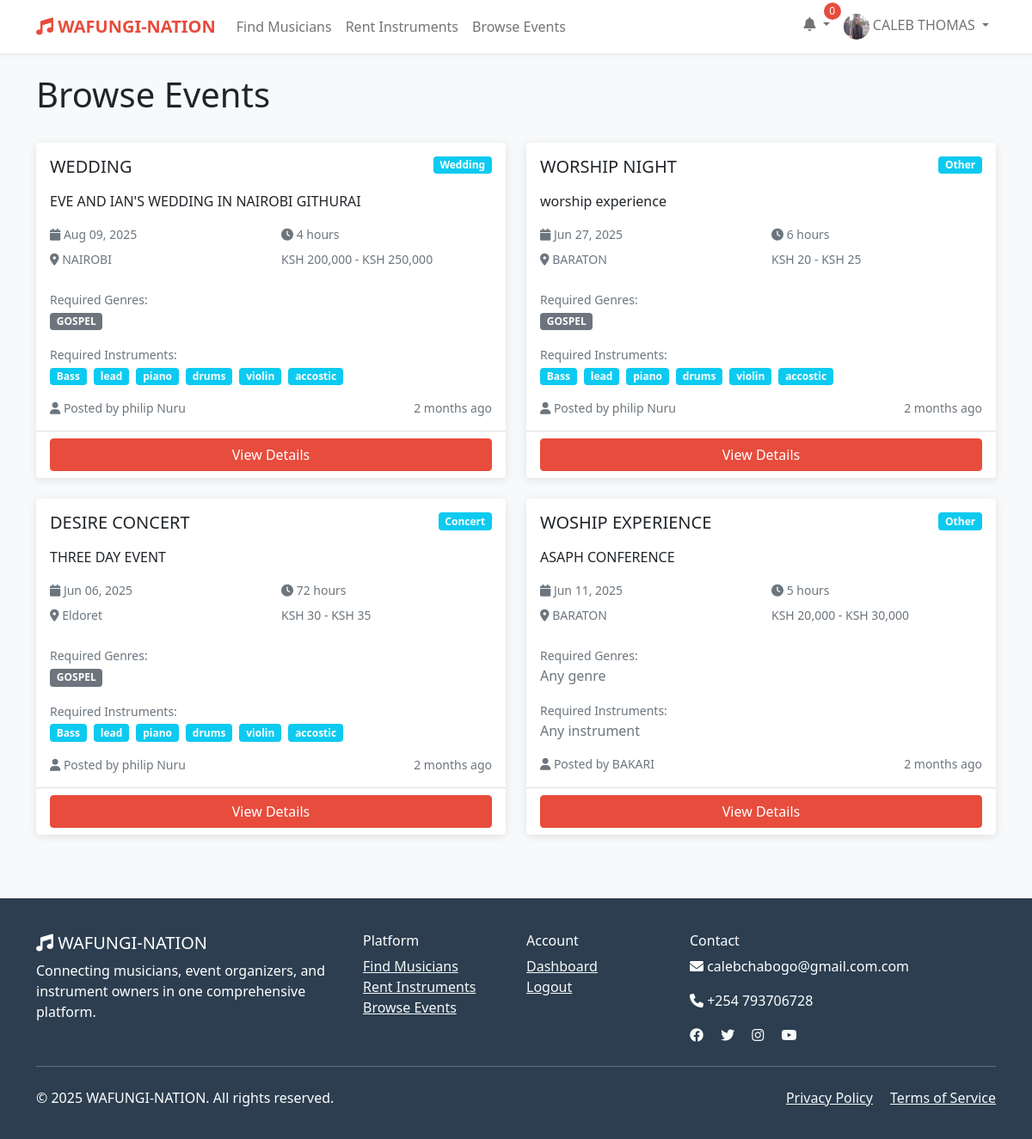
/events/ (signed in), run on an earlier commit of the app's database.
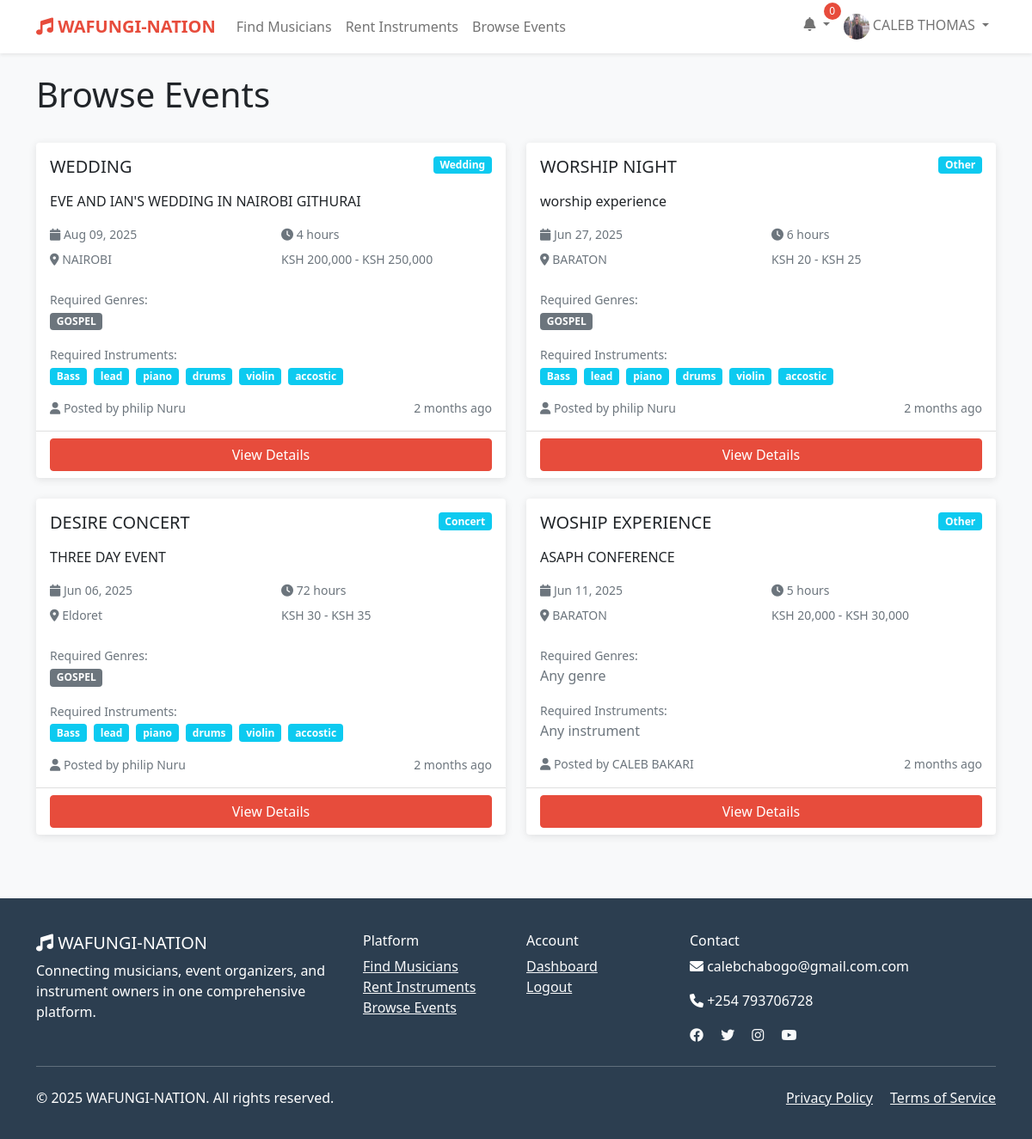
And on a later commit of the database.
### wafungi/models.py (models this page shows, shortened)
class Event(models.Model):
    EVENT_TYPES = (
        ('wedding', 'Wedding'),
        ('corporate', 'Corporate Event'),
        ('concert', 'Concert'),
        ('party', 'Party'),
        ('festival', 'Festival'),
        ('other', 'Other'),
    )
    organizer = models.ForeignKey(User, on_delete=models.CASCADE)
    title = models.CharField(max_length=200)
    description = models.TextField()
    event_type = models.CharField(max_length=20, choices=EVENT_TYPES)
    date = models.DateTimeField()
    duration_hours = models.PositiveIntegerField()
    location = models.CharField(max_length=200)
    budget_min = models.DecimalField(max_digits=10, decimal_places=2)
    budget_max = models.DecimalField(max_digits=10, decimal_places=2)
    required_genres = models.ManyToManyField(Genre, blank=True)
    required_instruments = models.ManyToManyField(Instrument, blank=True)
    musicians_needed = models.PositiveIntegerField(default=1)
    is_active = models.BooleanField(default=True)
    created_at = models.DateTimeField(auto_now_add=True)

class User(AbstractUser):
    USER_TYPES = (
        ('musician', 'Musician'),
        ('organizer', 'Event Organizer'),
        ('instrument_owner', 'Instrument Owner'),
        ('client', 'Client'),
    )
    user_type = models.CharField(max_length=20, choices=USER_TYPES)
    phone = models.CharField(max_length=15, blank=True)
    location = models.CharField(max_length=100, blank=True)
    profile_picture = models.ImageField(upload_to='profiles/', blank=True, null=True)
    bio = models.TextField(blank=True)
    is_verified = models.BooleanField(default=False)
    created_at = models.DateTimeField(auto_now_add=True)
    updated_at = models.DateTimeField(auto_now=True)

### wafungi/views.py (the view)
# urls.py: path('events/', views.browse_events, name='browse_events'),
def browse_events(request):
    events = Event.objects.filter(is_active=True).order_by('-created_at')
    paginator = Paginator(events, 10)
    page_number = request.GET.get('page')
    page_obj = paginator.get_page(page_number)
    return render(request, 'wafungi/browse_events.html', {'page_obj': page_obj})

### wafungi/templatetags/wafungi_filters.py (called while the page is built)
@register.filter
def ksh_currency(value):
    try:
        return f"KSH {float(value):,.0f}"
    except (ValueError, TypeError):
        return "KSH 0"

### templates/wafungi/browse_events.html (shortened to what this page needs)
{% extends 'base.html' %}
{% load wafungi_filters %}
{% block content %}
<div class="container py-4">
    <div class="row">
        <div class="col-12">
            <div class="d-flex justify-content-between align-items-center mb-4">
                <h1>Browse Events</h1>
            </div>
        </div>
    </div>
    <div class="row g-4">
        {% if page_obj %}
            {% for event in page_obj %}
                <div class="col-md-6">
                    <div class="card h-100">
                        <div class="card-body">
                            <div class="d-flex justify-content-between align-items-start mb-2">
                                <h5 class="card-title">{{ event.title }}</h5>
                                <span class="badge bg-info">{{ event.event_type|title }}</span>
                            </div>
                            <p class="card-text">{{ event.description|truncatewords:30 }}</p>
                            <div class="row text-muted small mb-3">
                                <div class="col-md-6 mb-2">
                                    <i class="fas fa-calendar"></i> {{ event.date|date:"M d, Y" }}
                                </div>
                                <div class="col-md-6 mb-2">
                                    <i class="fas fa-clock"></i> {{ event.duration_hours }} hours
                                </div>
                                <div class="col-md-6 mb-2">
                                    <i class="fas fa-map-marker-alt"></i> {{ event.location }}
                                </div>
                                <div class="col-md-6 mb-2">
                                     {{ event.budget_min|ksh_currency }} - {{ event.budget_max|ksh_currency }}
                                </div>
                            </div>
                            <div class="mb-3">
                                <small class="text-muted">Required Genres:</small><br>
                                {% for genre in event.required_genres.all %}
                                    <span class="badge bg-secondary me-1">{{ genre.name }}</span>
                                {% empty %}
                                    <span class="text-muted">Any genre</span>
                                {% endfor %}
                            </div>
                            <div class="mb-3">
                                <small class="text-muted">Required Instruments:</small><br>
                                {% for instrument in event.required_instruments.all %}
                                    <span class="badge bg-info me-1">{{ instrument.name }}</span>
                                {% empty %}
                                    <span class="text-muted">Any instrument</span>
                                {% endfor %}
                            </div>
                            <div class="d-flex justify-content-between align-items-center">
                                <small class="text-muted">
                                    <i class="fas fa-user"></i> Posted by {{ event.organizer.get_full_name|default:event.organizer.username }}
                                </small>
                                <small class="text-muted">{{ event.created_at|timesince }} ago</small>
                            </div>
                        </div>
                        <div class="card-footer bg-transparent">
                            <a href="{% url 'event_detail' event.id %}" class="btn btn-primary w-100">View Details</a>
                        </div>
                    </div>
                </div>
            {% endfor %}
        {% endif %}
    </div>
</div>
{% endblock %}

What changed in the data, as far as the page shows it:
changed through a linked row, Event "WOSHIP EXPERIENCE": organizer.get_full_name "BAKARI" → "CALEB BAKARI"
